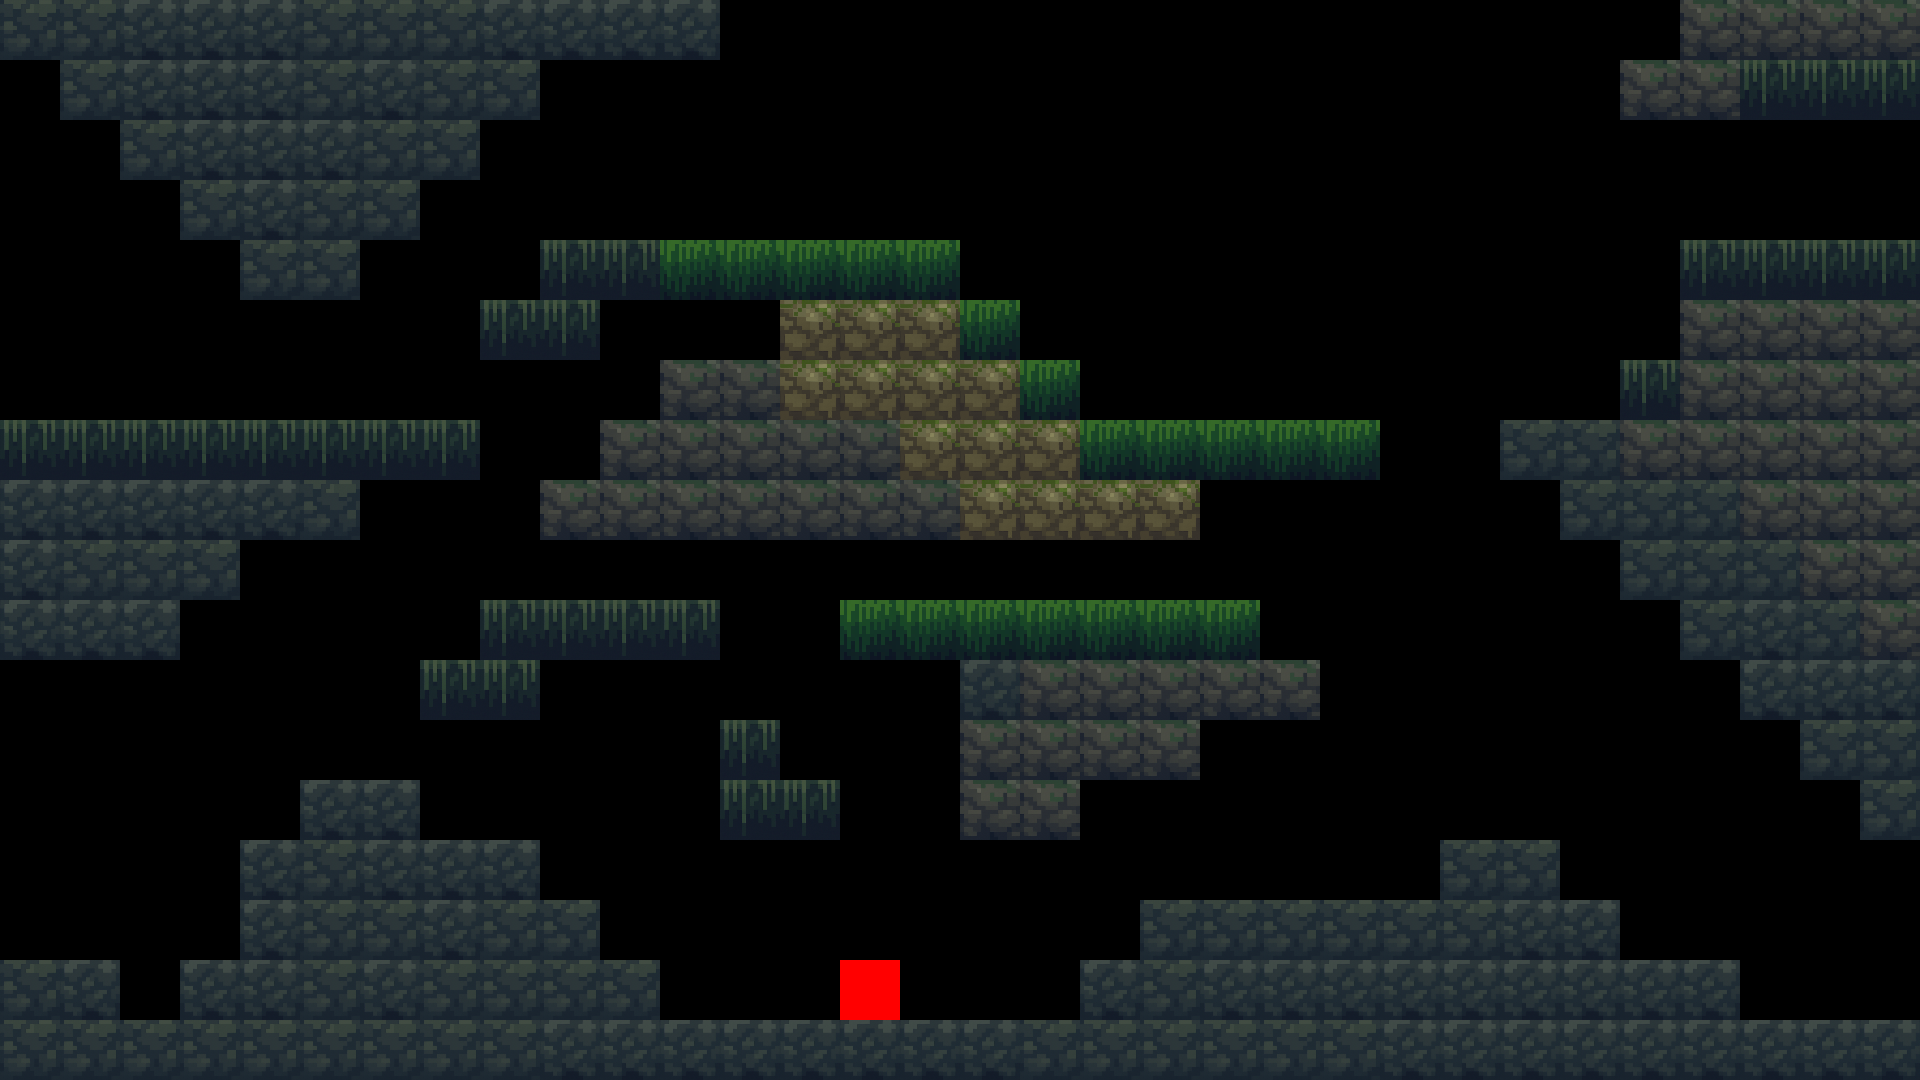

Tiled map render using the project's own tile images. Description and the whole map definition, tile-layer contents included, below:
An orthogonal 32x18 tile map with 60x60 px tiles, 1 tile layer (Tile Layer 1), 2 tilesets.

<map version="1.10" tiledversion="1.11.2" orientation="orthogonal" renderorder="right-down" width="32" height="18" tilewidth="60" tileheight="60" infinite="0" nextlayerid="2" nextobjectid="1">
 <editorsettings>
  <export format="csv" />
 </editorsettings>
 <tileset firstgid="1" name="in_cave" tilewidth="60" tileheight="60" tilecount="5" columns="0">
  <grid orientation="orthogonal" width="1" height="1" />
  <tile id="0">
   <image source="../assets/mossyblock.png" width="60" height="60" />
  </tile>
  <tile id="1">
   <image source="../assets/stoneblock.png" width="60" height="60" />
  </tile>
  <tile id="2">
   <image source="../assets/vineblock.png" width="60" height="60" />
  </tile>
  <tile id="3">
   <image source="../assets/vinevineblock.png" width="60" height="60" />
  </tile>
  <tile id="4">
   <image source="../assets/wetstoneblock.png" width="60" height="60" />
  </tile>
 </tileset>
 <tileset firstgid="6" source="tileset_incave.tsx" />
 <layer id="1" name="Tile Layer 1" width="32" height="18">
  <data encoding="csv">
5,5,7,2,2,5,5,5,7,7,7,7,0,0,0,0,0,0,0,0,0,0,0,0,0,0,0,0,6,6,6,6,
0,5,7,7,7,5,2,5,5,0,0,0,0,0,0,0,0,0,0,0,0,0,0,0,0,0,0,6,6,3,3,3,
0,0,5,7,7,7,5,5,0,0,0,0,0,0,0,0,0,0,0,0,0,0,0,0,0,0,0,0,0,0,0,0,
0,0,0,5,7,5,5,0,0,0,0,0,0,0,0,0,0,0,0,0,0,0,0,0,0,0,0,0,0,0,0,0,
0,0,0,0,5,5,0,0,0,8,3,9,9,4,4,4,0,0,0,0,0,0,0,0,0,0,0,0,3,3,3,3,
0,0,0,0,0,0,0,0,8,3,0,0,0,15,15,15,9,0,0,0,0,0,0,0,0,0,0,0,6,6,6,6,
0,0,0,0,0,0,0,0,0,0,0,6,6,15,15,15,15,9,0,0,0,0,0,0,0,0,0,3,6,6,6,6,
3,3,3,3,3,3,3,3,0,0,6,6,6,6,6,15,15,15,4,4,4,4,4,0,0,10,10,6,6,6,6,6,
7,7,7,7,7,5,0,0,0,6,6,6,6,6,6,6,15,15,15,15,0,0,0,0,0,0,10,10,10,6,6,6,
7,5,5,5,0,0,0,0,0,0,0,0,0,0,0,0,0,0,0,0,0,0,0,0,0,0,0,10,10,10,6,6,
7,7,7,0,0,0,0,0,3,3,3,3,0,0,4,4,4,9,9,9,9,0,0,0,0,0,0,0,10,7,10,6,
0,0,0,0,0,0,0,3,3,0,0,0,0,0,0,0,2,1,1,1,1,1,0,0,0,0,0,0,0,7,7,7,
0,0,0,0,0,0,0,0,0,0,0,0,8,0,0,0,1,1,1,1,0,0,0,0,0,0,0,0,0,0,10,10,
0,0,0,0,0,2,2,0,0,0,0,0,8,8,0,0,1,1,0,0,0,0,0,0,0,0,0,0,0,0,0,10,
0,0,0,0,2,10,7,7,2,0,0,0,0,0,0,0,0,0,0,0,0,0,0,0,10,10,0,0,0,0,0,0,
0,0,0,0,2,10,10,7,5,5,0,0,0,0,0,0,0,0,0,5,5,5,5,5,5,2,2,0,0,0,0,0,
10,2,0,2,2,10,2,10,10,10,10,0,0,0,20,0,0,0,2,5,7,7,7,7,7,2,2,2,2,0,0,0,
10,10,10,10,10,10,5,5,10,7,7,7,7,7,7,7,7,10,10,10,10,10,10,7,7,2,2,2,2,2,2,2
</data>
 </layer>
</map>
